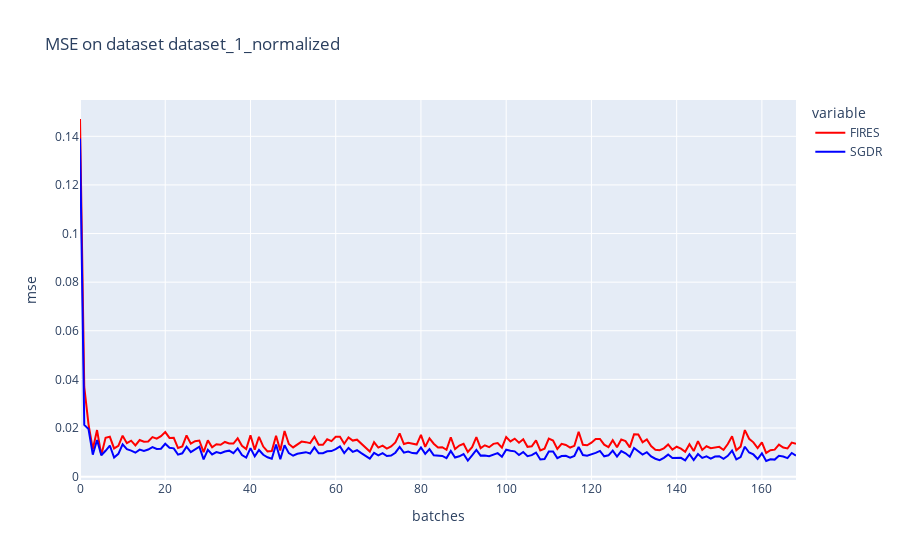

The notebook cell saved with this chart:
### Code cell
title = "MSE on dataset {}".format(dataset_name)
col_names = ["FIRES", "SGDR"]
d = {"FIRES":fires_cuda_mse, "SGDR":sgdr_mse}
df = pd.DataFrame(d, columns=col_names)
fig = px.line(df, y = col_names, title=title, labels={"index":"batches", "value":"mse"}, color_discrete_map={'FIRES': 'red', "SGDR": "blue"})
fig.show()

### Figure 1 — Plotly figure (JSON) as saved in the notebook; plotly's stock layout.template omitted (floating-point values rounded to 4 significant figures; data arrays with more than 128 entries replaced by an {"elided": "..."} marker saying what was removed)
{"data": [{"hovertemplate": "variable=FIRES<br>batches=%{x}<br>mse=%{y}<extra></extra>", "legendgroup": "FIRES", "line": {"color": "red", "dash": "solid"}, "mode": "lines", "name": "FIRES", "orientation": "v", "showlegend": true, "type": "scatter", "x": {"elided": "169 int values"}, "xaxis": "x", "y": {"elided": "169 float values"}, "yaxis": "y"}, {"hovertemplate": "variable=SGDR<br>batches=%{x}<br>mse=%{y}<extra></extra>", "legendgroup": "SGDR", "line": {"color": "blue", "dash": "solid"}, "mode": "lines", "name": "SGDR", "orientation": "v", "showlegend": true, "type": "scatter", "x": {"elided": "169 int values"}, "xaxis": "x", "y": {"elided": "169 float values"}, "yaxis": "y"}], "layout": {"legend": {"title": {"text": "variable"}, "tracegroupgap": 0}, "title": {"text": "MSE on dataset dataset_1_normalized"}, "xaxis": {"anchor": "y", "domain": [0, 1], "title": {"text": "batches"}}, "yaxis": {"anchor": "x", "domain": [0, 1], "title": {"text": "mse"}}}}
